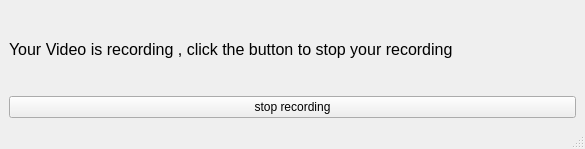
<?xml version="1.0" encoding="UTF-8"?>
<ui version="4.0">
 <class>StopvideoWindow</class>
 <widget class="QMainWindow" name="StopvideoWindow">
  <property name="geometry">
   <rect>
    <x>0</x>
    <y>0</y>
    <width>585</width>
    <height>149</height>
   </rect>
  </property>
  <property name="windowTitle">
   <string>video progess bar</string>
  </property>
  <widget class="QWidget" name="centralwidget">
   <layout class="QGridLayout" name="gridLayout">
    <item row="1" column="0">
     <widget class="QPushButton" name="button1">
      <property name="text">
       <string>stop recording</string>
      </property>
     </widget>
    </item>
    <item row="0" column="0">
     <widget class="QLabel" name="label">
      <property name="font">
       <font>
        <pointsize>12</pointsize>
       </font>
      </property>
      <property name="text">
       <string>Your Video is recording , click the button to stop your recording</string>
      </property>
     </widget>
    </item>
   </layout>
  </widget>
  <widget class="QMenuBar" name="menubar">
   <property name="geometry">
    <rect>
     <x>0</x>
     <y>0</y>
     <width>585</width>
     <height>26</height>
    </rect>
   </property>
  </widget>
  <widget class="QStatusBar" name="statusbar"/>
 </widget>
 <resources/>
 <connections/>
</ui>
